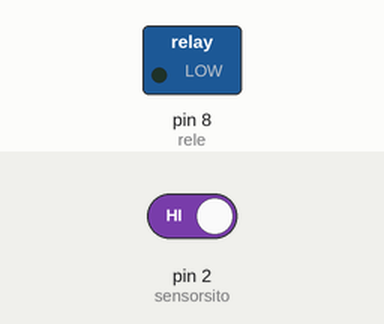
A sketch run on a simulated Arduino Uno, built with avr-gcc and run on an emulated ATmega328P. Shown: switched loads named in the sketch (green lamp = pin HIGH). The test bench sets the inputs (shaded band); at power-on: pin 2 (sensorsito) HIGH.

Above: at 1.2 s.
1.3 s: pin 2 (sensorsito) driven LOW
At 2.3 s:
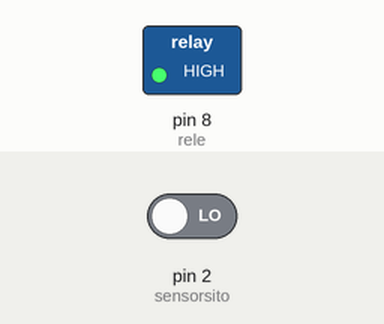
2.8 s: pin 2 (sensorsito) driven HIGH
At 3.4 s:
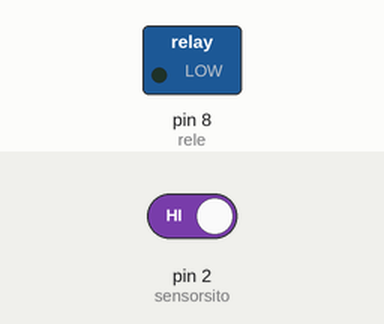
Timing chart, 0 to 5.8 s (numbered marks = the images above; inputs shaded):
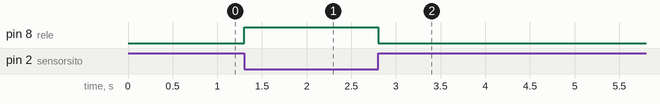

Measured:
- after the input at 1.3 s, pin 8 (rele): LOW → HIGH at once
- after the input at 2.8 s, pin 8 (rele): HIGH → LOW at once

The sketch:

bomba_de_agua.ino
```cpp
/*
 Fundacion Kinal
 Centro Educativo Tecnico Laboral Kinal
 Electronica
 Grado: Quinto
 Seccion: A
 Curso: Taller de electronica digital y reparacion de computadoras
 Nombre: Esteban Andres Rivas Arreaga
 Carnet: 2020198
 */

 int rele = 8; // Pin del módulo de relé
 int sensorsito = 2; // Pin del sensor de agua

void setup() {
  pinMode(rele, OUTPUT);
  pinMode(sensorsito, INPUT);
}

void loop() {
  // Verifica si hay agua en el sensor
  if (digitalRead(sensorsito)==LOW) {
    // Si hay agua, activa el relé
    digitalWrite(rele, HIGH);
  }
   //si no hay agua
if(digitalRead(sensorsito)==HIGH){
   digitalWrite(rele, LOW);
  }
}
```
